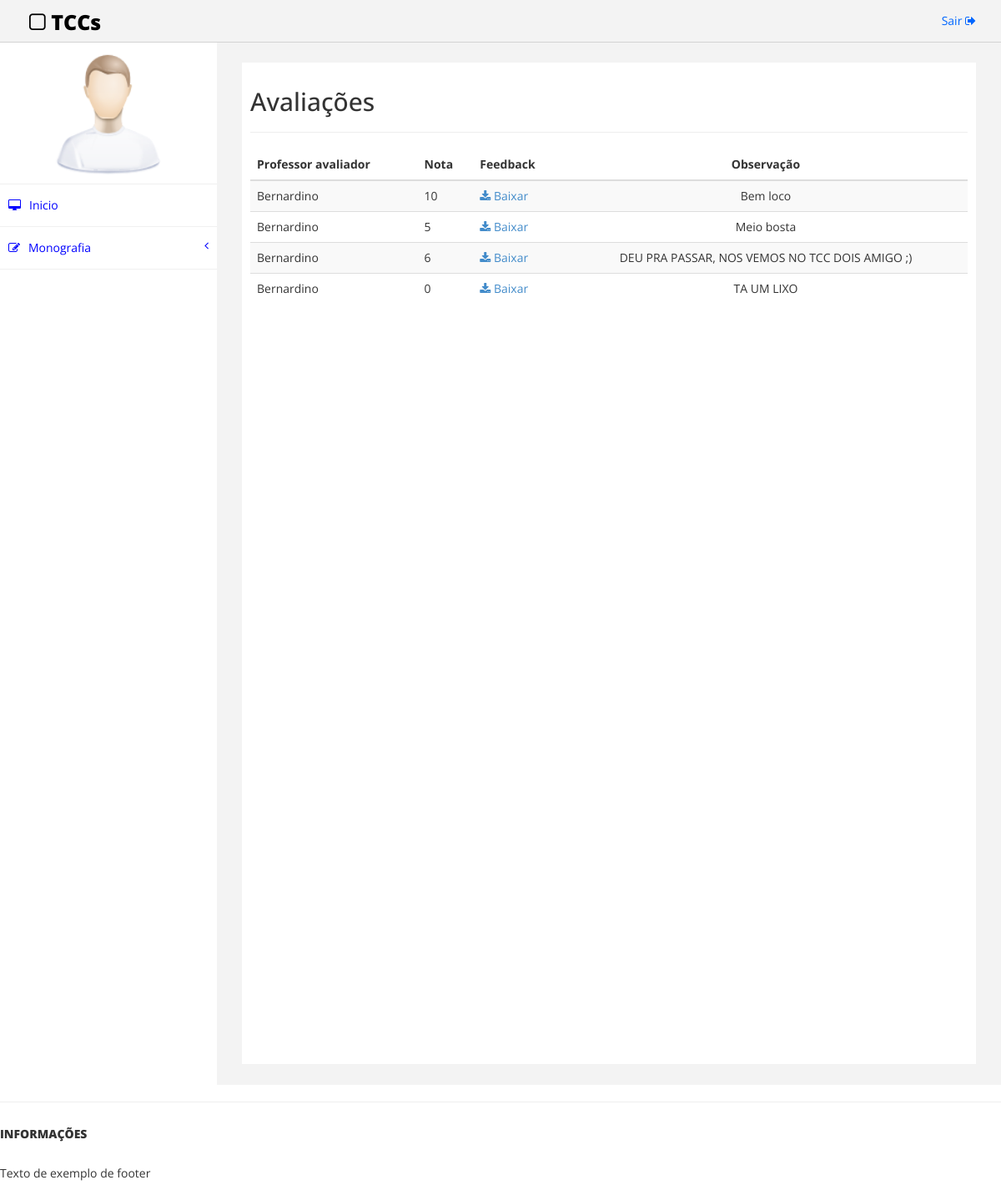
The app's page /avaliacoes.php with its own data.
### tables this page shows
CREATE TABLE `prof_avalia_monografia` (
  `Professor_siape` varchar(20) NOT NULL,
  `Monografia_idMonografia` int(11) NOT NULL,
  `Avaliacao_idAvaliacao` int(11) NOT NULL
);

CREATE TABLE `professor` (
  `siape` varchar(20) NOT NULL,
  `nome` varchar(50) NOT NULL,
  `senha` varchar(45) NOT NULL
);

CREATE TABLE `avaliacao` (
  `idAvaliacao` int(11) NOT NULL,
  `nota` float DEFAULT NULL,
  `caminhoFeedback` varchar(100) DEFAULT NULL,
  `observacao` varchar(100) DEFAULT NULL
);

### avaliacoes.php (the view, shortened to what this page needs)
<!DOCTYPE html>
<html>
<head>
    <link href="assets/css/bootstrap.css" rel="stylesheet" />
    <link href="assets/css/font-awesome.css" rel="stylesheet" />
    <link href="assets/css/custom.css" rel="stylesheet" />
</head>
<body>
    <div id="wrapper">
        <div class="navbar navbar-inverse navbar-fixed-top">
            <div class="adjust-nav">
                <div class="navbar-header">
                    <a class="navbar-brand" href="#"><i class="fa fa-square-o "></i>&nbsp;TCCs</a>
                </div>
                <div class="navbar-collapse collapse">
                    <ul class="nav navbar-nav navbar-right">
                        <li><a href="#">Sair <i class="fa fa-sign-out "></i></a></li>
                    </ul>
                </div>
            </div>
        </div>
        <nav class="navbar-default navbar-side" role="navigation">
            <div class="sidebar-collapse">
                <ul class="nav" id="main-menu">
                    <li class="text-center user-image-back">
                        <img src="assets/img/find_user.png" class="img-responsive user-image" />
                    </li>
                    <li>
                        <a href="indexAluno.html"><i class="fa fa-desktop "></i>Inicio</a>
                    </li>
                    <li>
                        <a href="#"><i class="fa fa-edit "></i>Monografia<span class="fa arrow"></span></a>
                    </li>
            </div>
        </nav>
        <div id="page-wrapper">
            <div id="page-inner">
                <div class="row">
                    <div class="col-md-12">
                     <h2>Avaliações</h2>
                     <hr />
                    </div>
                </div>
                <div class="row">
                    <div class="col-md-12">
                        <table class="table table-striped table-hover table-responsive">
                            <thead>
                                <tr>
                                    <th>
                                        Professor avaliador
                                    </th>
                                    <th>
                                        Nota
                                    </th>
                                    <th>
                                        Feedback
                                    </th>
                                    <th class="text-center">
                                        Observação
                                    </th>
                                </tr>
                            </thead>
                            <tbody>
                                <?php
                                    $conn = new Connection();
                                    $connection = $conn->getConnection();
                                    $sql = "SELECT * FROM avaliacao INNER JOIN prof_avalia_monografia ON idAvaliacao = Avaliacao_idAvaliacao INNER JOIN professor ON siape = Professor_siape;";
                                    $resultado = mysqli_query($connection, $sql) or die ("Erro ao conectar na tabela " . mysqli_error($connection));
                                    while($row = $resultado->fetch_assoc()) {
                                            echo "<tr>
                                                    <td>
                                                        ".$row["nome"]."
                                                    </td>
                                                    <td>
                                                        ".$row["nota"]."
                                                    </td>
                                                    <td>
                                                        <a href=''><i class='fa fa-download' aria-hidden='true'></i><span> Baixar</span></a>
                                                    </td>
                                                    <td class='text-center'>
                                                        ".$row["observacao"]."
                                                    </td>
                                                </tr>";
                                    }
                                ?>
                            </tbody>
                        </table>
                    </div>
                </div>
            </div>
        </div>
                <hr />
                <div class="row">
                    <div class="col-md-12">
                        <h5>Informações</h5>
                            <p>Texto de exemplo de footer</p>
                    </div>
                </div>
            </div>
</body>
</html>

### assets/css/custom.css (style rules this page uses)
body { font-family: 'Open Sans', sans-serif; }
#wrapper { width: 100%; margin-top:50px; }
#page-wrapper { padding: 15px 15px; min-height: 600px; background:#F3F3F3; }
#page-inner { width:100%; margin:10px 20px 10px 0px; background-color:#fff!important; padding:10px; min-height:1200px; }
.text-center { text-align:center; }
.user-image-back { background-color: white; padding: 10px; }
.user-image { width: 150px; height: 150px; display: block; margin: 0 auto; }
h5,.h5 { font-size: 14px; font-weight: 900; text-transform: uppercase; padding-bottom:20px; }
.navbar-inverse .navbar-nav > li > a { color: #06F; }
.arrow { float: right; }
.fa.arrow:before { content: "\f104"; }
.sidebar-collapse , .sidebar-collapse .nav { background:none; }
.sidebar-collapse .nav { padding:0; }
.sidebar-collapse .nav > li > a { background: #FFFFFF; text-shadow: none; color:#0000FF; }
.sidebar-collapse > .nav > li > a { padding:15px 10px; }
.sidebar-collapse > .nav > li { border-bottom: 1px solid rgba(240, 240, 240, 1) !important; }
.navbar-side { border:none; background-color: #202020; }
.navbar-inverse { background-color: #f3f3f3; border-color: #D3D3D3; }
.navbar-default { border:0px solid #DDDDDD; }
.nav > li > a > i { margin-right:10px; }
.navbar-inverse .navbar-brand { color: #000000; font-size: 25px; font-weight: 900; }
.adjust-nav { padding-left:20px;padding-right:20px; }
@media (min-width:768px) { #page-wrapper { margin: 0 0 0 260px; padding: 15px 30px; min-height: 1200px; } }
@media (min-width:768px) { .navbar-side { z-index: 1; position: absolute; width: 260px; } }
@media (min-width:768px) { .navbar { border-radius: 0px; } }

### records on screen
prof_avalia_monografia: Professor_siape.nome "Bernardino", Avaliacao_idAvaliacao.nota "10", Avaliacao_idAvaliacao.observacao "Bem loco"
prof_avalia_monografia: Professor_siape.nome "Bernardino", Avaliacao_idAvaliacao.nota "5", Avaliacao_idAvaliacao.observacao "Meio bosta"
prof_avalia_monografia: Professor_siape.nome "Bernardino", Avaliacao_idAvaliacao.nota "6", Avaliacao_idAvaliacao.observacao "DEU PRA PASSAR, NOS VEMOS NO TCC DOIS AMIGO ;)"
prof_avalia_monografia: Professor_siape.nome "Bernardino", Avaliacao_idAvaliacao.nota "0", Avaliacao_idAvaliacao.observacao "TA UM LIXO"
